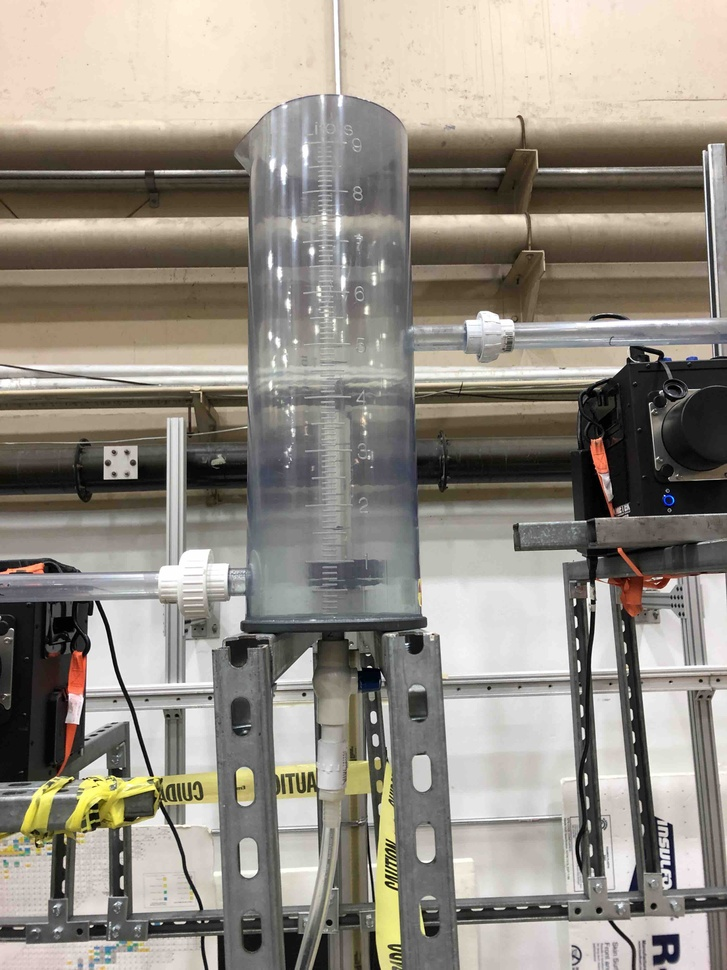
%> input picture tank1_shrunk_shrunk.jpg, 727 x 970 px, shrunk from 3024 x 4032 before the run
$ octave edge_detection_test.m   (GNU Octave 9; MATLAB toolbox functions it lacks are replaced by stand-ins)
%> lines starting %> are read from the running program, lines starting %| are printed output that depends on the picture; in (x1, y1, x2, y2) boxes, pixels count from 0 and x2, y2 are one past the last pixel; in counts of white or black regions, pixels touching at a corner belong together; the program's own positions count from 1
%lshi 8/13
%this test attempts to visualize the segmentation of a singular inventory
%tank in 7 steps
close all
clear

% step 1: read image
input = imread('tank1_shrunk_shrunk.jpg');
%> input is the input picture: size 970x727x3 uint8; mean R, G, B 147.1, 140.8, 131
I = rgb2gray(input);
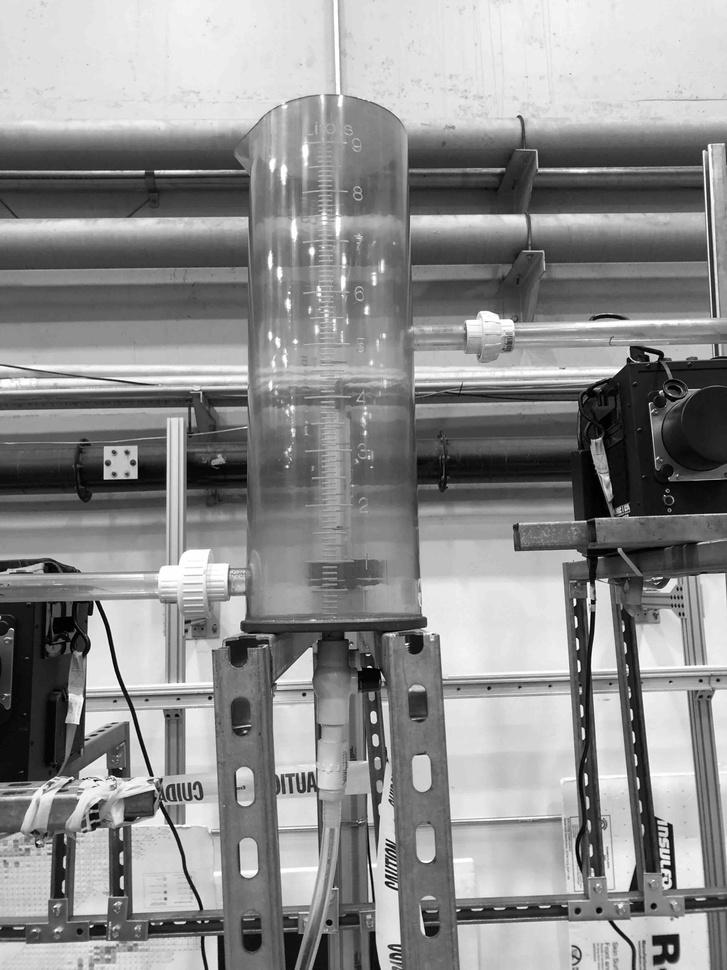
%> I: size 970x727 uint8; min 0, max 255, mean 141.5
figure('Name', 'Original Image');
imshow(I, 'InitialMagnification', 17);

% step 2: detect entire cell
[~, threshold] = edge(I, 'sobel');
%> threshold = 0.128
%fudge factor used for sensitivity threshold, can play around with this to
%determine
fudgeFactor = 0.5;

I_BW = edge(I, 'sobel', threshold * fudgeFactor);
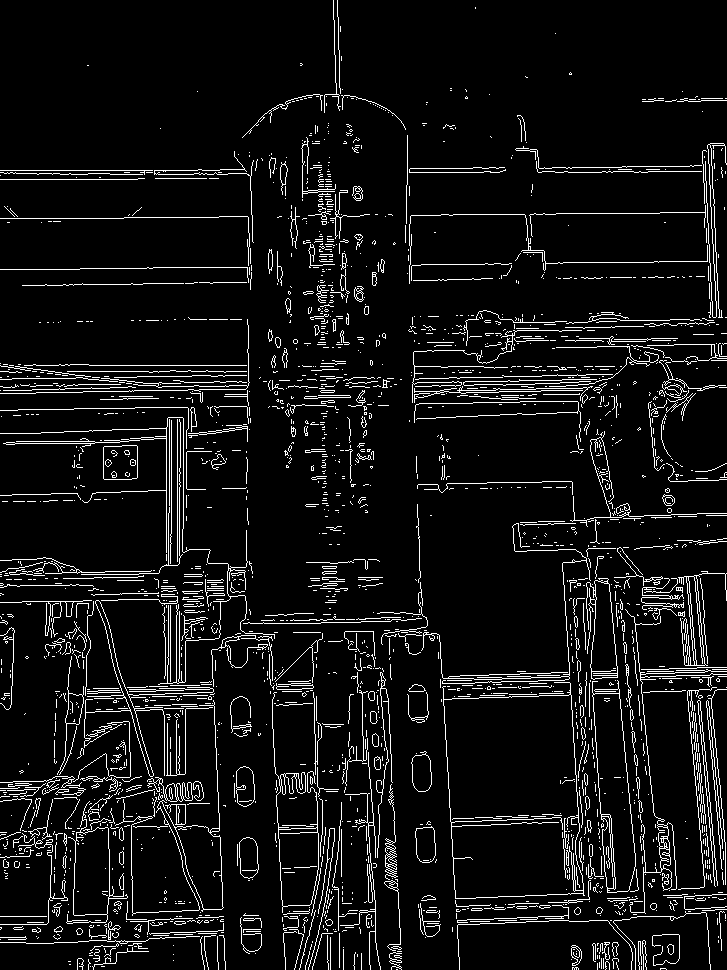
%> I_BW: size 970x727 logical; 7.2% white in thin lines or dots
figure('Name', 'Binary Gradient Mask');
imshow(I_BW, 'InitialMagnification', 17);
% imshow(I_BW);

%step 3: dilate the image
%creates 2 perp. linear struc. elements by using the strel function to fill
%in the gaps
%would likely have to play around with the locations
se90 = strel('line',3,90);
se0 = strel('line',3,0);
BW_dil = imdilate(I_BW,[se90 se0]);
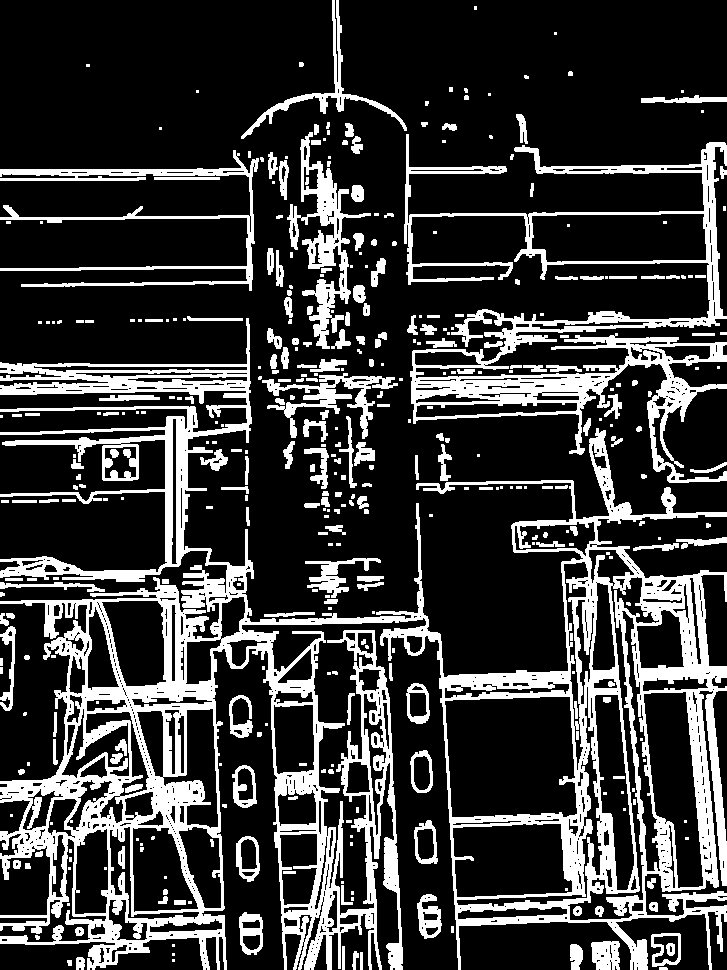
%> BW_dil: size 970x727 logical; 22.6% white; 394 white regions (169 under 20 px), largest, box (x1, y1, x2, y2) and area: (0, 318, 727, 970) 100129, (404, 134, 727, 483) 21397, (0, 150, 259, 291) 5164
figure('Name', 'Dilated Gradient Mask');
imshow(BW_dil, 'InitialMagnification', 17);
% imshow(BW_dil);

%step 4: fill in gaps by using imfill method w/ param 'holes'
BW_fill = imfill(BW_dil, 'holes');
%> BW_fill: size 970x727 logical; 38.8% white; 336 white regions (138 under 20 px), largest, box (x1, y1, x2, y2) and area: (0, 318, 727, 970) 198857, (404, 134, 727, 483) 34345, (0, 150, 259, 291) 5284
figure('Name', 'Binary Image Filled');
imshow(BW_fill, 'InitialMagnification', 17);
% [13 lines of commented-out code are left out]
seD = strel('diamond',1);
BW_final = imerode(BW_fill,seD);
%> BW_final: size 970x727 logical; 33.4% white; 366 white regions (246 under 20 px), largest, box (x1, y1, x2, y2) and area: (0, 319, 727, 970) 181440, (405, 135, 727, 482) 28565, (301, 133, 370, 348) 3467
BW_final = imerode(BW_final,seD);
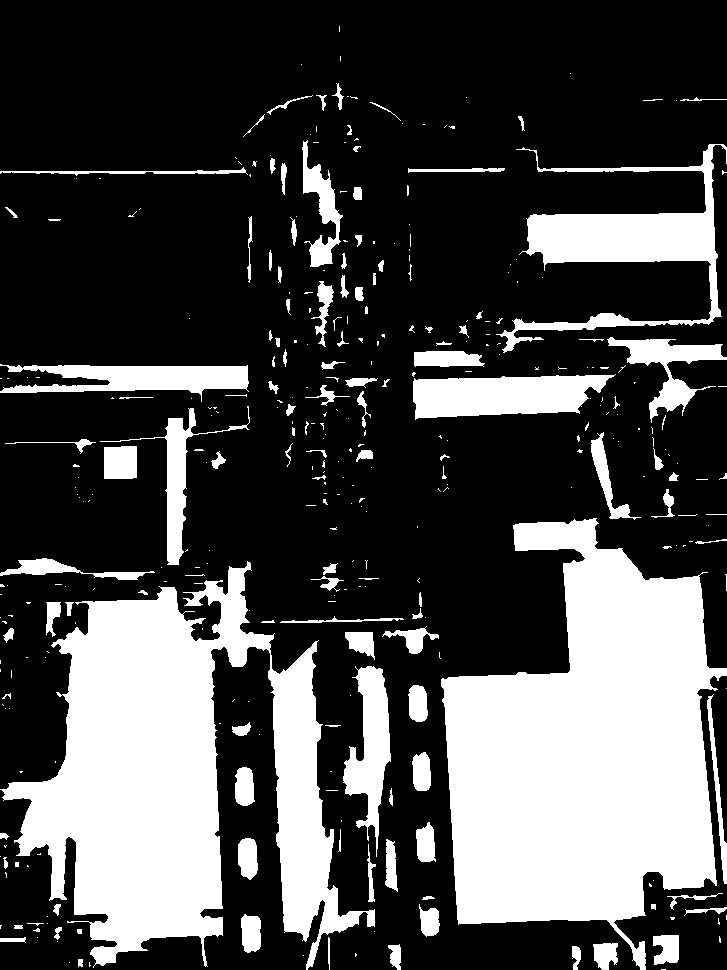
%> BW_final: size 970x727 logical; 29.3% white; 361 white regions (230 under 20 px), largest, box (x1, y1, x2, y2) and area: (441, 518, 727, 970) 79170, (0, 561, 375, 970) 69298, (496, 144, 727, 353) 12390
figure('Name', 'Segmented Image');
imshow(BW_final, 'InitialMagnification', 17);
% imshow(BW_final);

%step 7: finally, visualize segmentation by masking over the original image
% Image_juxt = labeloverlay(I, BW_fill);
Image_juxt = labeloverlay(I, BW_final);
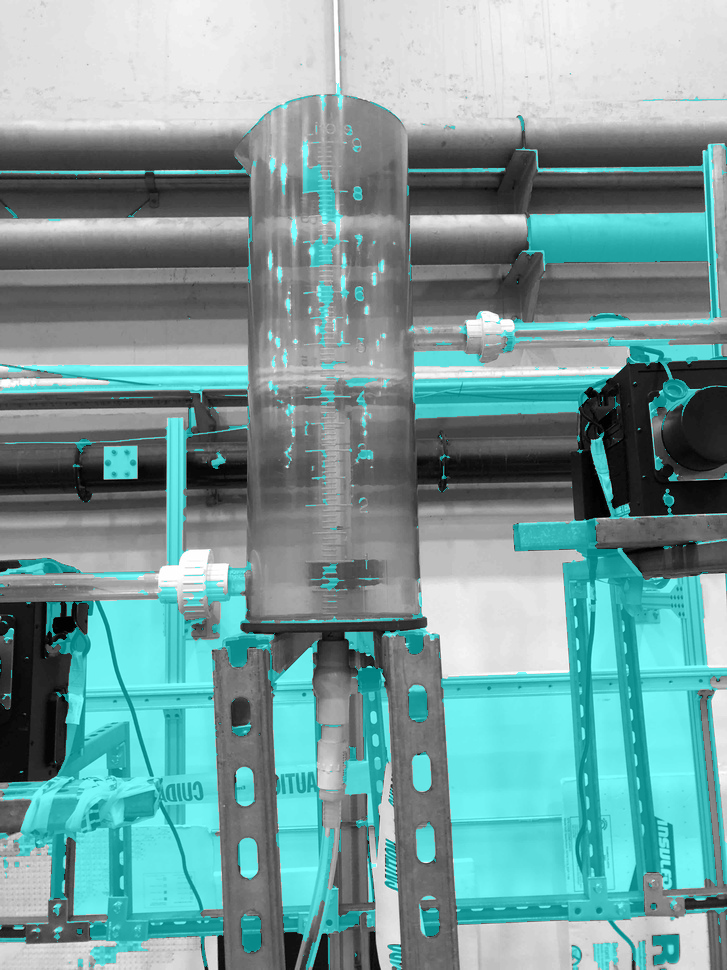
%> Image_juxt: size 970x727x3 uint8; mean R, G, B 118.9, 156.3, 156.3
figure('Name', 'Masked Over Original Image');
imshow(Image_juxt, 'InitialMagnification', 17);
% imshow(Image_juxt);

%in addition to the mask overall, we could also include an outline

%use this if choose to not carry out steps 5 and 6
% BW_outline = bwperim(BW_fill);
BW_outline = bwperim(BW_final);
%> BW_outline: size 970x727 logical; 2.5% white in thin lines or dots
Segout = I;
%set outline to 0 to be black
Segout(BW_outline) = 0;
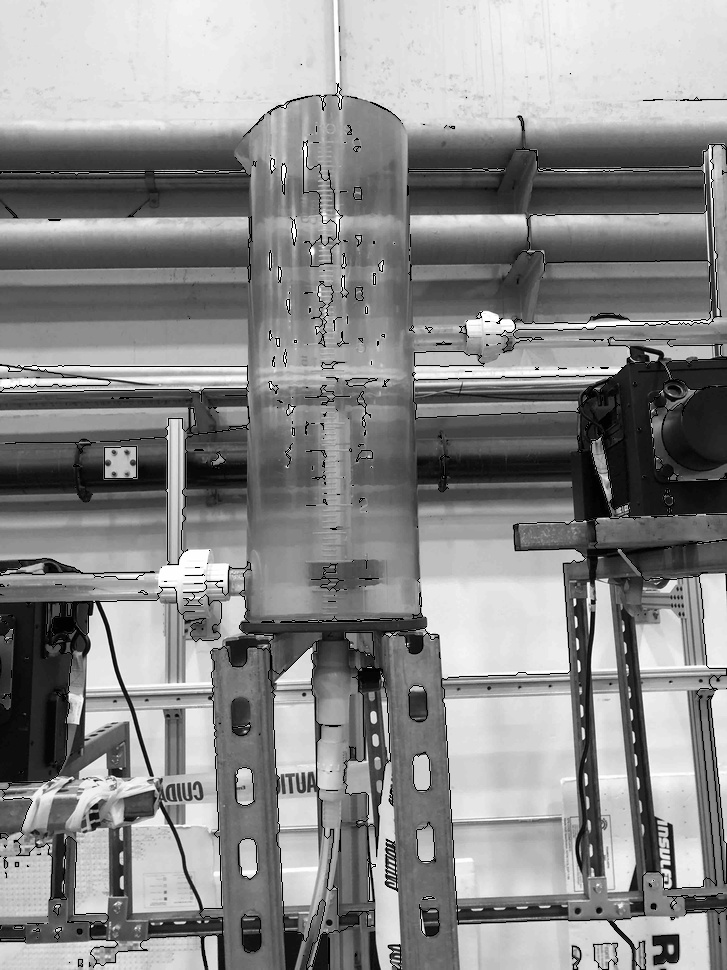
%> Segout: size 970x727 uint8; 2.54% of pixels changed, all inside (x1, y1, x2, y2) = (0, 26, 727, 970)
figure('Name', 'Outlined Original Image');
imshow(Segout, 'InitialMagnification', 17)
% imshow(Segout);

$ run again, with WIN_20190613_13_43_38_Pro.jpg copied over tank1_shrunk_shrunk.jpg
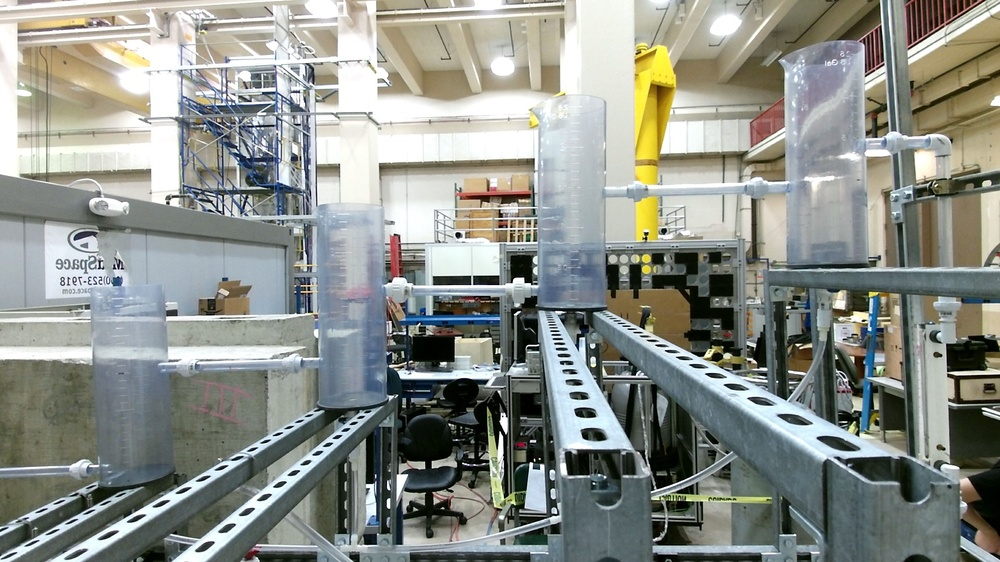
%> input picture WIN_20190613_13_43_38_Pro.jpg, 1000 x 562 px, shrunk from 1920 x 1080 before the run
%> input is the input picture: size 562x1000x3 uint8; mean R, G, B 141.3, 145.1, 138.4
%> threshold = 0.176
%> `I_BW = edge(I, 'sobel', threshold * fudgeFactor);`:
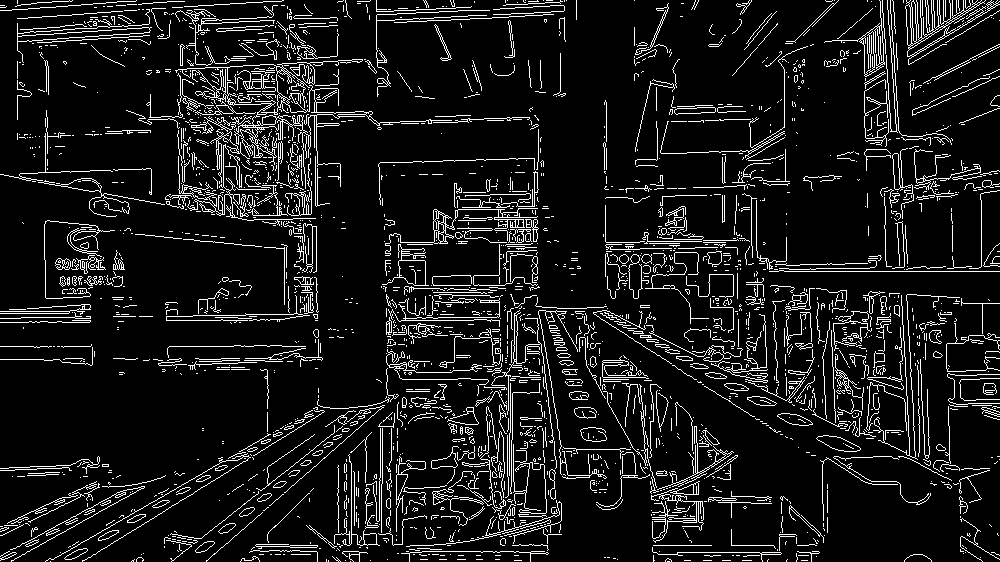
%> I_BW: size 562x1000 logical; 9.6% white in thin lines or dots
%> BW_dil: size 562x1000 logical; 31% white; 308 white regions (100 under 20 px), largest, box (x1, y1, x2, y2) and area: (0, 0, 1000, 562) 104671, (602, 0, 1000, 334) 17155, (305, 401, 428, 562) 4452
%> BW_fill: size 562x1000 logical; 45.6% white; 269 white regions (85 under 20 px), largest, box (x1, y1, x2, y2) and area: (0, 0, 1000, 562) 174444, (602, 0, 1000, 334) 21690, (634, 43, 815, 191) 6658
%> BW_outline: size 562x1000 logical; 3.2% white in thin lines or dots
%> `Segout(BW_outline) = 0;`:
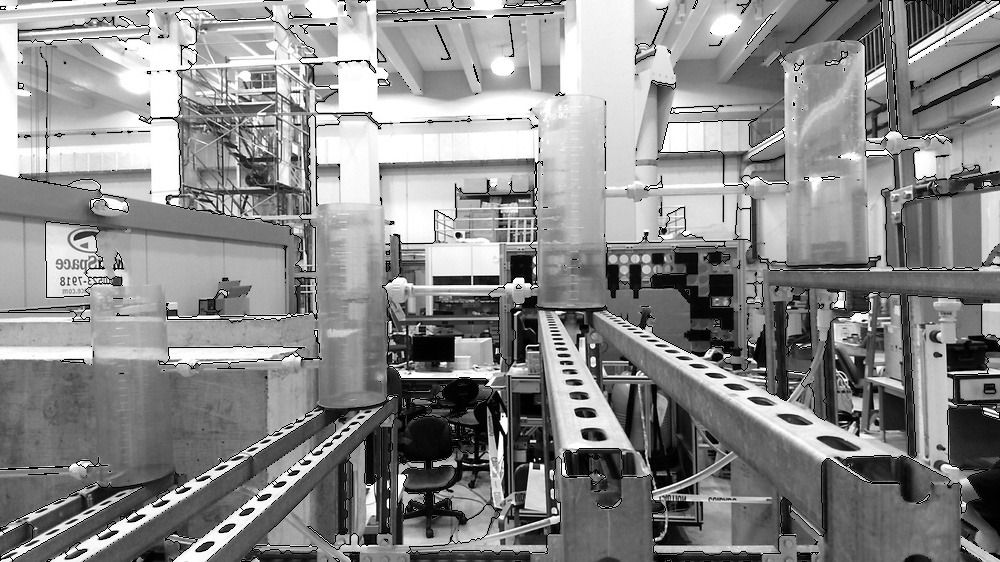
%> Segout: size 562x1000 uint8; min 0, max 255, mean 138.4

$ run again, with WIN_20190628_17_23_24_Pro.jpg copied over tank1_shrunk_shrunk.jpg
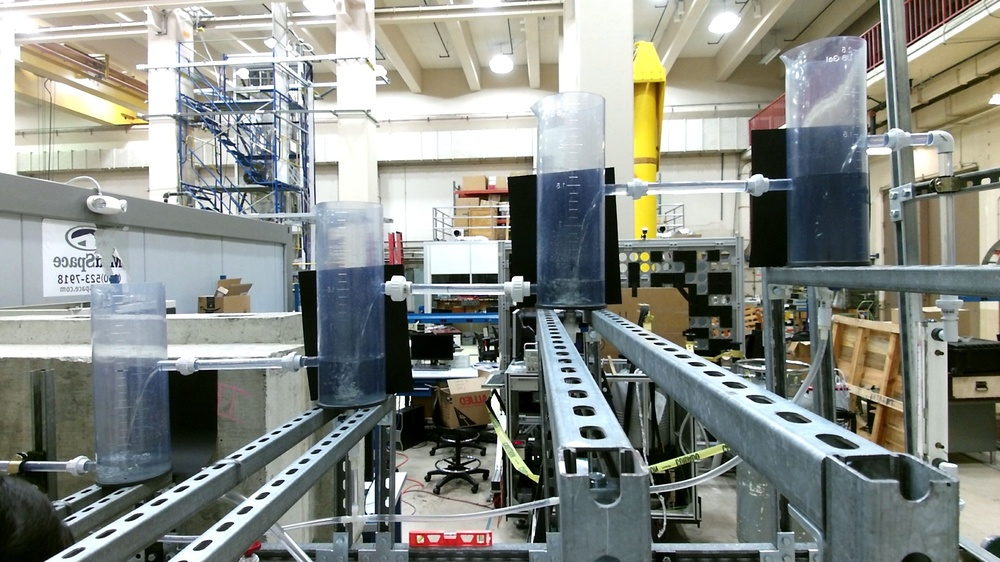
%> input picture WIN_20190628_17_23_24_Pro.jpg, 1000 x 562 px, shrunk from 1920 x 1080 before the run
%> input is the input picture: size 562x1000x3 uint8; mean R, G, B 136, 140, 133.9
%> threshold = 0.173
%> `I_BW = edge(I, 'sobel', threshold * fudgeFactor);`:
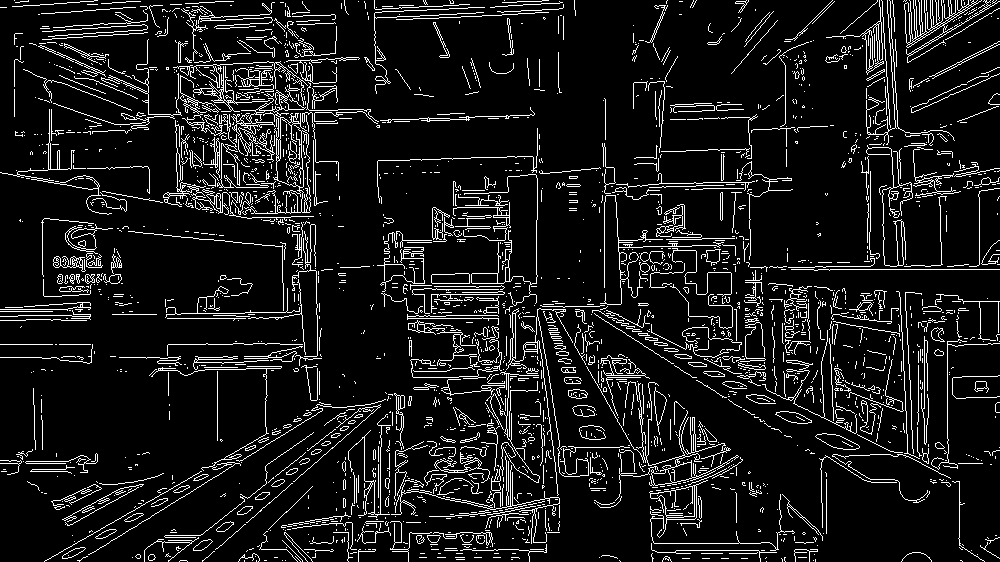
%> I_BW: size 562x1000 logical; 9.5% white in thin lines or dots
%> BW_dil: size 562x1000 logical; 30.8% white; 310 white regions (121 under 20 px), largest, box (x1, y1, x2, y2) and area: (0, 0, 1000, 562) 138836, (902, 0, 1000, 64) 3208, (40, 217, 124, 298) 3182
%> BW_fill: size 562x1000 logical; 47.7% white; 253 white regions (94 under 20 px), largest, box (x1, y1, x2, y2) and area: (0, 0, 1000, 562) 233309, (40, 217, 124, 298) 4900, (902, 0, 1000, 64) 3503
%> BW_outline: size 562x1000 logical; 3.1% white in thin lines or dots
%> `Segout(BW_outline) = 0;`:
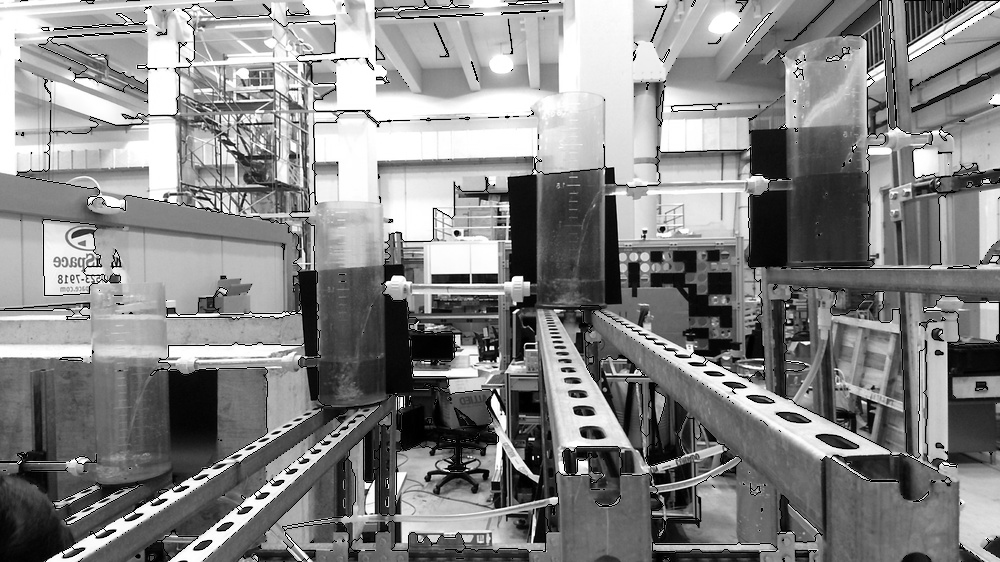
%> Segout: size 562x1000 uint8; min 0, max 255, mean 133.6
